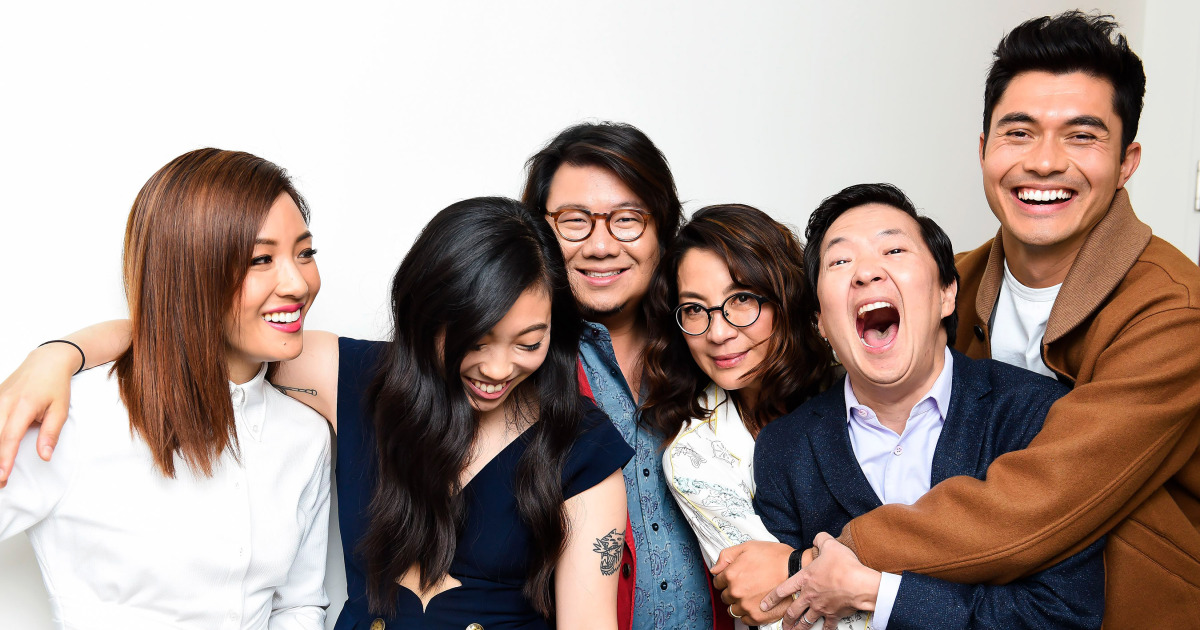
//> input picture Vision/Skin2/build/people.jpg, 1200 x 630 px
$ ./main   (built with g++ and OpenCV 4)
//> lines starting //> are read from the running program, lines starting //| are printed output that depends on the picture; after the words box and inside, x2 and y2 are one past the last pixel; in counts of white or black regions, pixels touching at a corner belong together
#include "opencv2/highgui/highgui.hpp"
#include "opencv2/imgproc/imgproc.hpp"
#include <iostream>
#include <stdio.h>
#include <stdlib.h>

using namespace cv;
using namespace std;

Mat src; Mat bw;
int thresh = 100;
int max_thresh = 255;
RNG rng(12345);

/// Function header
void thresh_callback(int, void* );

/** @function main */
int main( void )
{
  /// Load source image and convert it to gray
  src = imread("people.jpg",IMREAD_COLOR);
//> src is the input picture: 630 rows x 1200 cols, CV_8UC3; mean B, G, R 144, 150.3, 167.2

  Mat hsv;
  cvtColor(src, hsv, COLOR_BGR2HSV);
//> hsv: 630 rows x 1200 cols, CV_8UC3; mean H, S, V 36.7, 74.3, 171.4

  inRange(hsv, Scalar(0, 50, 60), Scalar(13, 150, 255), bw);
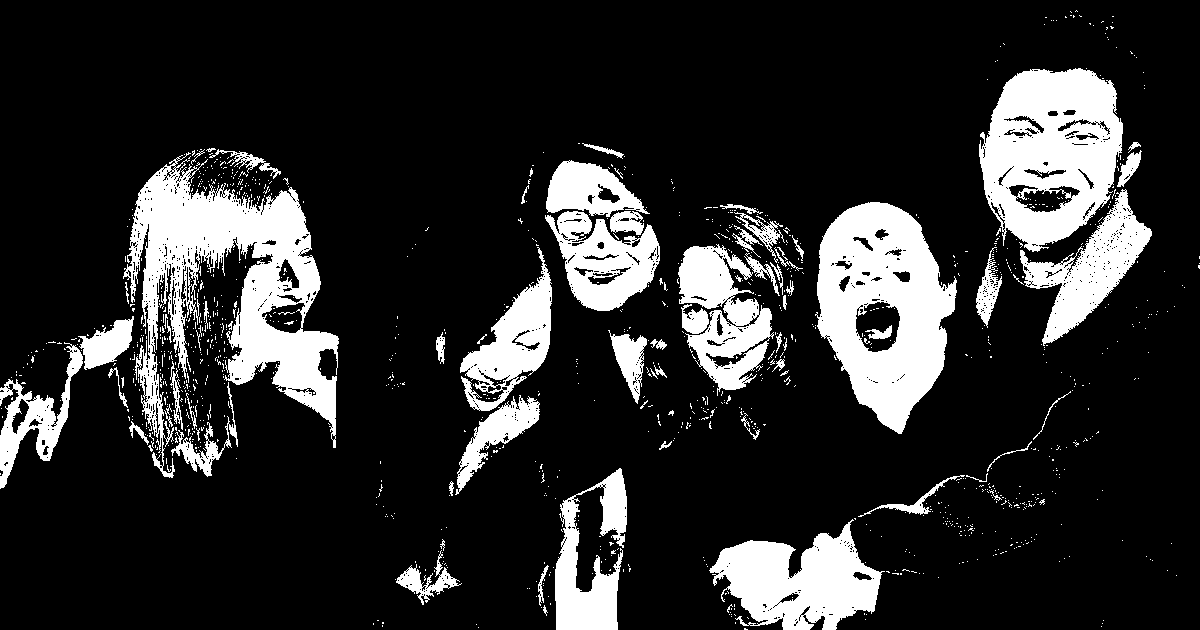
//> bw: 630 rows x 1200 cols, CV_8UC1; 17.4% white; 1196 white regions (1123 under 20 px), largest, box (x1, y1, x2, y2) and area: (123, 152, 339, 478) 25764, (815, 202, 957, 434) 19630, (979, 68, 1123, 252) 17634

  /// Convert image to gray and blur it
  blur( bw, bw, Size(3,3) );
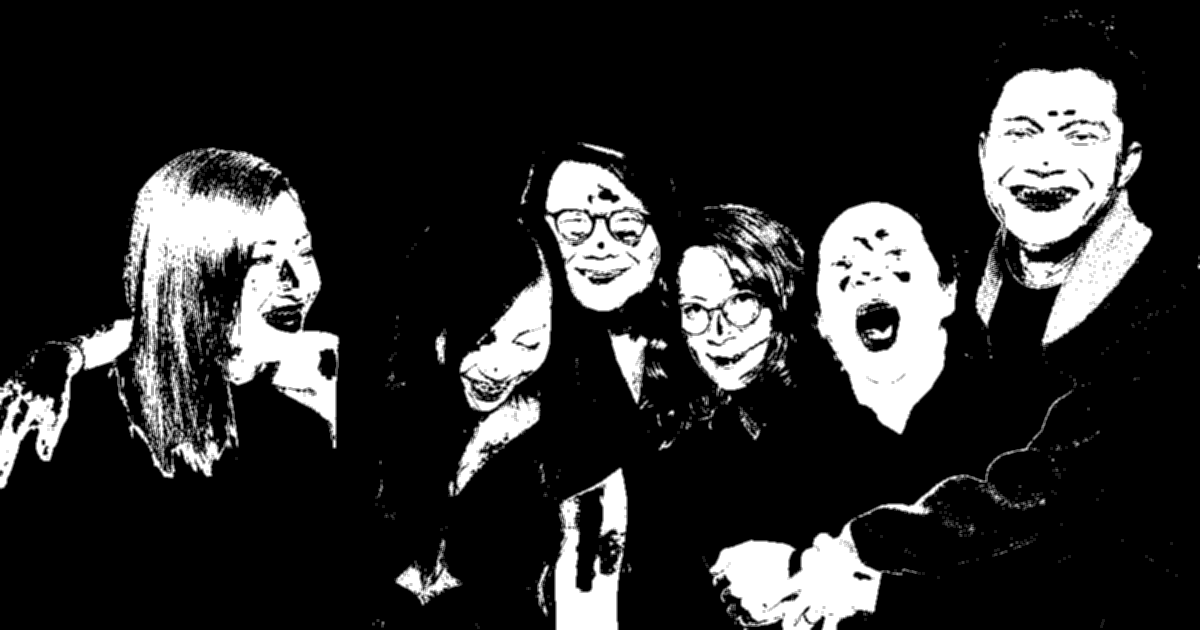
//> bw: 630 rows x 1200 cols, CV_8UC1; 9.81% of pixels changed, all inside (x1, y1, x2, y2) = (0, 9, 1200, 630)

  /// Create Window
  char* source_window = "Source";
  namedWindow( source_window, WINDOW_AUTOSIZE );
  imshow( source_window, src );
  imshow( "mask", bw);
  createTrackbar( " Canny thresh:", "Source", &thresh, max_thresh, thresh_callback );
  thresh_callback( 0, 0 );

  waitKey(0);
  return(0);
}

/** @function thresh_callback */
void thresh_callback(int, void* )
{
  Mat canny_output;
  vector<vector<Point> > contours;
  vector<Vec4i> hierarchy;

  /// Detect edges using canny
  Canny( bw, canny_output, thresh, thresh*2, 3 );
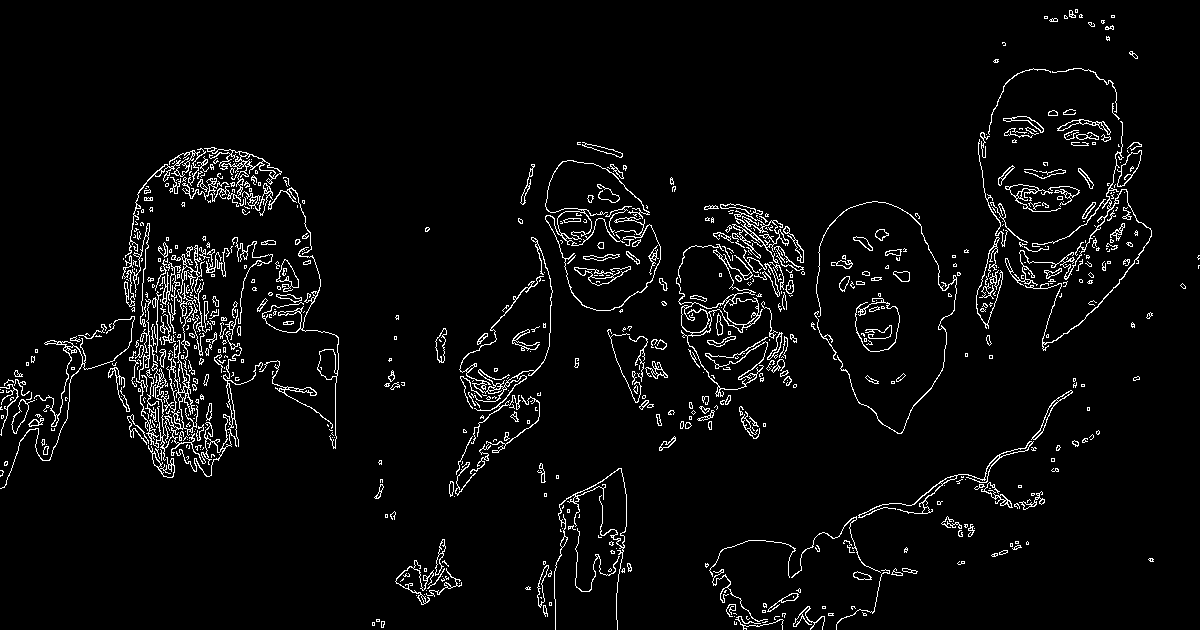
//> canny_output: 630 rows x 1200 cols, CV_8UC1; 4.2% white in thin lines or dots
  /// Find contours
  findContours( canny_output, contours, hierarchy, RETR_TREE, CHAIN_APPROX_SIMPLE, Point(0, 0) );
//> contours = 1429 contours, 1121 with area under 20; largest, box (x1, y1, x2, y2) and area: (676, 249, 768, 397) 2018, (855, 298, 900, 352) 1727, (136, 299, 263, 477) 1686, (855, 302, 900, 352) 1661, (545, 160, 661, 311) 928

  /// Draw contours
  Mat drawing = Mat::zeros( canny_output.size(), CV_8UC3 );
  for( int i = 0; i< contours.size(); i++ )
  {
   Scalar color = Scalar( rng.uniform(0, 255), rng.uniform(0,255), rng.uniform(0,255) );
   drawContours( drawing, contours, i, color, 2, 8, hierarchy, 0, Point() );
 }
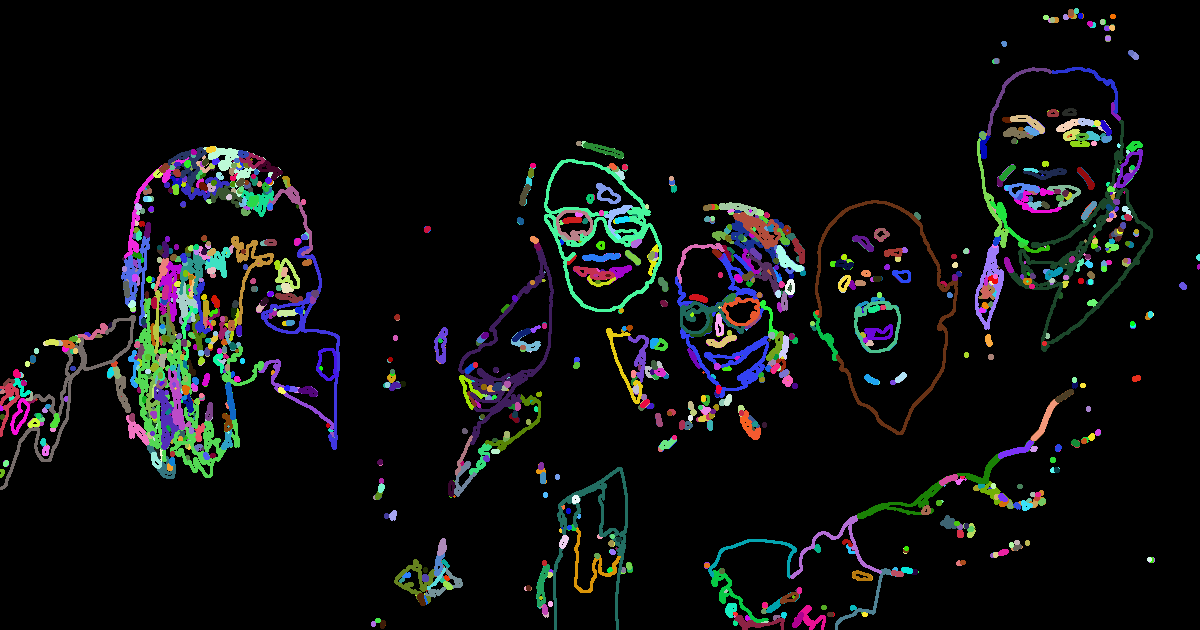
//> drawing: 630 rows x 1200 cols, CV_8UC3; mean B, G, R 15.3, 14.9, 13.7

  /// Show in a window
 namedWindow( "Contours", WINDOW_AUTOSIZE );
 imshow( "Contours", drawing );
}

$ run again, with Vision/Skin2/build/007.jpg copied over Vision/Skin2/build/people.jpg
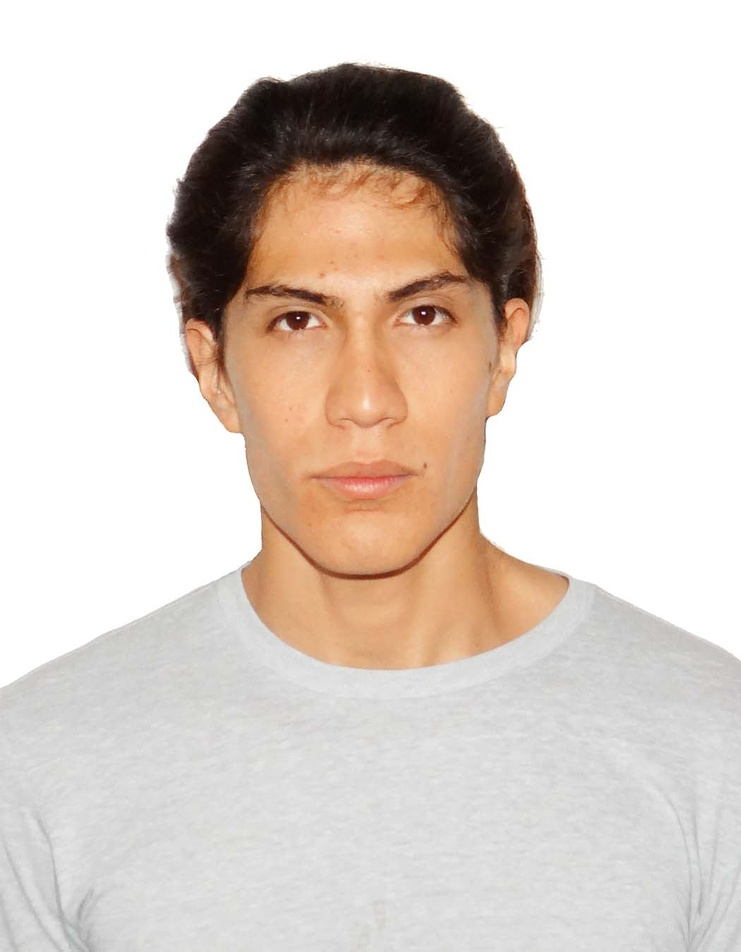
//> input picture Vision/Skin2/build/007.jpg, 741 x 952 px, shrunk from 1050 x 1350 before the run
//> src is the input picture: 952 rows x 741 cols, CV_8UC3; mean B, G, R 201.5, 209.5, 220.8
//> hsv: 952 rows x 741 cols, CV_8UC3; mean H, S, V 6.4, 29.4, 220.8
//> in thresh_callback, `Canny( bw, canny_output, thresh, thresh*2, 3 );`:
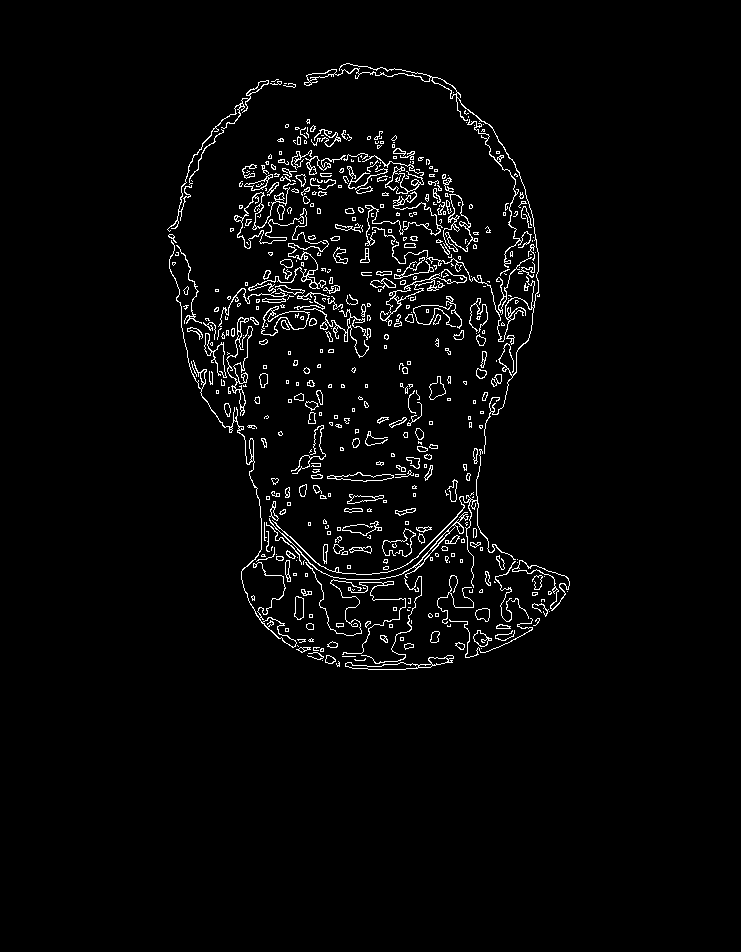
//> canny_output: 952 rows x 741 cols, CV_8UC1; 3% white in thin lines or dots, all inside (x1, y1, x2, y2) = (167, 63, 570, 670)
//> contours = 973 contours, 706 with area under 20; largest, box (x1, y1, x2, y2) and area: (443, 194, 478, 252) 877, (443, 194, 473, 252) 746, (304, 63, 539, 454) 574, (169, 240, 297, 648) 568, (512, 560, 570, 611) 544
//> after the loop in thresh_callback, `for( int i = 0; i< contours.size(); i++ )`:
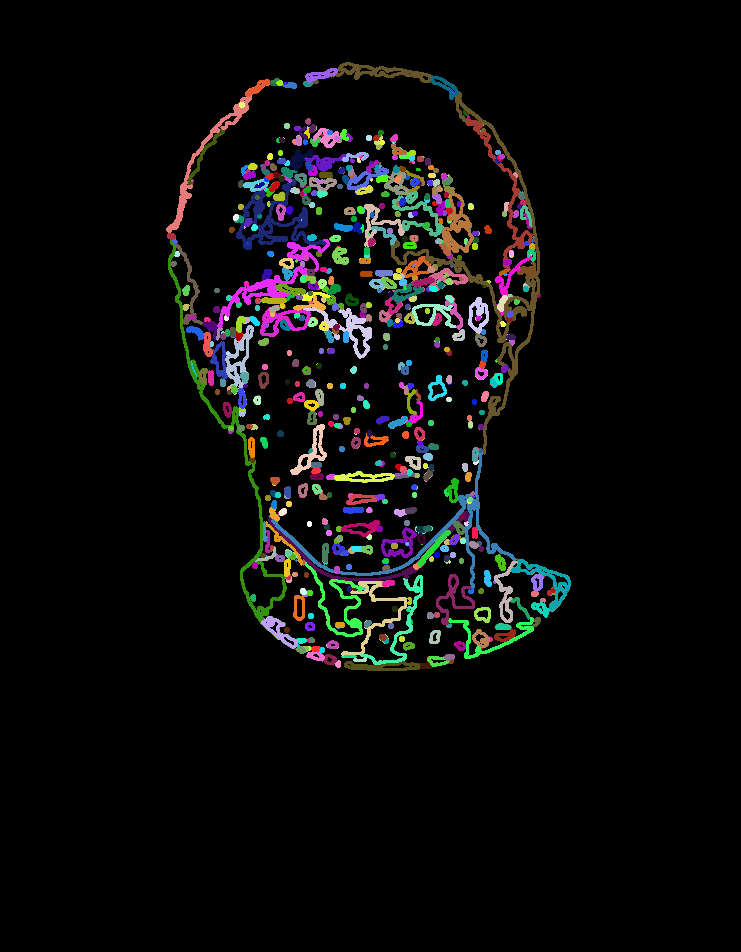
//> drawing: 952 rows x 741 cols, CV_8UC3; mean B, G, R 10.8, 10.9, 11.1
